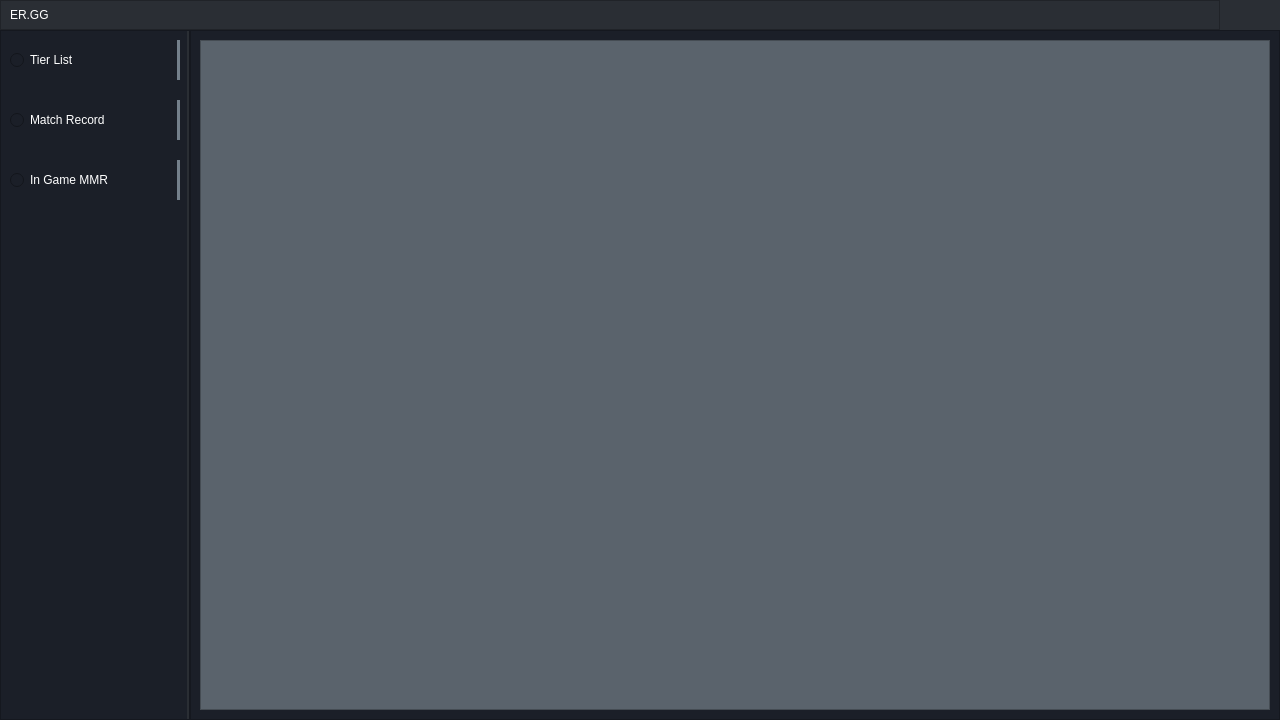
<?xml version="1.0" encoding="UTF-8"?>
<ui version="4.0">
 <class>Frame</class>
 <widget class="QFrame" name="Frame">
  <property name="geometry">
   <rect>
    <x>0</x>
    <y>0</y>
    <width>1280</width>
    <height>720</height>
   </rect>
  </property>
  <property name="sizePolicy">
   <sizepolicy hsizetype="Fixed" vsizetype="Fixed">
    <horstretch>0</horstretch>
    <verstretch>0</verstretch>
   </sizepolicy>
  </property>
  <property name="minimumSize">
   <size>
    <width>1280</width>
    <height>720</height>
   </size>
  </property>
  <property name="maximumSize">
   <size>
    <width>1280</width>
    <height>720</height>
   </size>
  </property>
  <property name="windowTitle">
   <string>Frame</string>
  </property>
  <widget class="QFrame" name="TitleBar">
   <property name="geometry">
    <rect>
     <x>0</x>
     <y>0</y>
     <width>1280</width>
     <height>30</height>
    </rect>
   </property>
   <property name="sizePolicy">
    <sizepolicy hsizetype="Fixed" vsizetype="Fixed">
     <horstretch>0</horstretch>
     <verstretch>0</verstretch>
    </sizepolicy>
   </property>
   <property name="minimumSize">
    <size>
     <width>1280</width>
     <height>30</height>
    </size>
   </property>
   <property name="maximumSize">
    <size>
     <width>1280</width>
     <height>30</height>
    </size>
   </property>
   <property name="styleSheet">
    <string notr="true">background-color: rgb(42, 46, 52);</string>
   </property>
   <property name="frameShape">
    <enum>QFrame::StyledPanel</enum>
   </property>
   <property name="frameShadow">
    <enum>QFrame::Raised</enum>
   </property>
   <widget class="QPushButton" name="ExitButton">
    <property name="geometry">
     <rect>
      <x>1250</x>
      <y>0</y>
      <width>30</width>
      <height>30</height>
     </rect>
    </property>
    <property name="minimumSize">
     <size>
      <width>30</width>
      <height>30</height>
     </size>
    </property>
    <property name="maximumSize">
     <size>
      <width>30</width>
      <height>30</height>
     </size>
    </property>
    <property name="whatsThis">
     <string>&lt;html&gt;&lt;head/&gt;&lt;body&gt;&lt;p&gt;&lt;br/&gt;&lt;/p&gt;&lt;/body&gt;&lt;/html&gt;</string>
    </property>
    <property name="styleSheet">
     <string notr="true">QPushButton{
background-color: rgb(42, 46, 52);
border: 5px solid transparent;
border-image: url(:/Icon/Img/Icon_Gray/x.svg) 1 1 1 1  stretch stretch;
}
QPushButton:hover{
background-color: rgb(62, 68, 77);
}
QPushButton:pressed{
background-color: rgb(90, 99, 108);
}</string>
    </property>
    <property name="text">
     <string/>
    </property>
   </widget>
   <widget class="QPushButton" name="MinimizeButton">
    <property name="geometry">
     <rect>
      <x>1220</x>
      <y>0</y>
      <width>30</width>
      <height>30</height>
     </rect>
    </property>
    <property name="minimumSize">
     <size>
      <width>30</width>
      <height>30</height>
     </size>
    </property>
    <property name="maximumSize">
     <size>
      <width>30</width>
      <height>30</height>
     </size>
    </property>
    <property name="styleSheet">
     <string notr="true">QPushButton{
background-color: rgb(42, 46, 52);
border: 5px solid transparent;
border-image: url(:/Icon/Img/Icon_Gray/minus.svg) 1 1 1 1 stretch stretch;
}
QPushButton:hover{
background-color: rgb(62, 68, 77);
}
QPushButton:pressed{
background-color: rgb(90, 99, 108);
}</string>
    </property>
    <property name="text">
     <string/>
    </property>
   </widget>
   <widget class="QFrame" name="DragBar">
    <property name="geometry">
     <rect>
      <x>0</x>
      <y>0</y>
      <width>1220</width>
      <height>30</height>
     </rect>
    </property>
    <property name="styleSheet">
     <string notr="true"/>
    </property>
    <property name="frameShape">
     <enum>QFrame::StyledPanel</enum>
    </property>
    <property name="frameShadow">
     <enum>QFrame::Raised</enum>
    </property>
    <widget class="QLabel" name="Title">
     <property name="geometry">
      <rect>
       <x>10</x>
       <y>5</y>
       <width>61</width>
       <height>20</height>
      </rect>
     </property>
     <property name="styleSheet">
      <string notr="true">text-align: left;
font: 12pt &quot;KoPub돋움체 Bold&quot;;
color: rgb(255, 255, 255);</string>
     </property>
     <property name="text">
      <string>ER.GG</string>
     </property>
    </widget>
   </widget>
  </widget>
  <widget class="QFrame" name="SideBar">
   <property name="geometry">
    <rect>
     <x>0</x>
     <y>30</y>
     <width>190</width>
     <height>690</height>
    </rect>
   </property>
   <property name="styleSheet">
    <string notr="true">background-color: rgb(27, 31, 40);
border-right: 3px solid rgb(42, 46, 52);</string>
   </property>
   <property name="frameShape">
    <enum>QFrame::StyledPanel</enum>
   </property>
   <property name="frameShadow">
    <enum>QFrame::Raised</enum>
   </property>
   <widget class="QGroupBox" name="groupBox">
    <property name="geometry">
     <rect>
      <x>10</x>
      <y>10</y>
      <width>171</width>
      <height>201</height>
     </rect>
    </property>
    <property name="styleSheet">
     <string notr="true">border: 0;</string>
    </property>
    <property name="title">
     <string>GroupBox</string>
    </property>
    <widget class="QRadioButton" name="TierListButton">
     <property name="geometry">
      <rect>
       <x>0</x>
       <y>0</y>
       <width>170</width>
       <height>40</height>
      </rect>
     </property>
     <property name="styleSheet">
      <string notr="true">QRadioButton{
text-align: center;
border-right: 3px solid rgb(116, 128, 139);
font: 9pt &quot;KoPub돋움체 Bold&quot;;
color: rgb(255, 255, 255);
background-color: rgb(27, 31, 40);
}

QRadioButton:hover{
background-color: rgb(52, 57, 65);
}

QRadioButton:pressed{
background-color: rgb(61, 67, 76);
}

QRadioButton::indicator{
width: 25px;
height: 25px;
image: url(:/Icon/Img/Icon_Gray/bar-chart-2.svg);
}

QRadioButton::checked{
background-color: rgb(61, 67, 76);
}</string>
     </property>
     <property name="text">
      <string>Tier List</string>
     </property>
    </widget>
    <widget class="QRadioButton" name="MatchRecordButton">
     <property name="geometry">
      <rect>
       <x>0</x>
       <y>60</y>
       <width>170</width>
       <height>40</height>
      </rect>
     </property>
     <property name="styleSheet">
      <string notr="true">QRadioButton{
font: 9pt &quot;KoPub돋움체 Bold&quot;;
border-right: 3px solid rgb(116, 128, 139);
color: rgb(255, 255, 255);
background-color: rgb(27, 31, 40);
}

QRadioButton:hover{
background-color: rgb(52, 57, 65);
}

QRadioButton:pressed{
background-color: rgb(61, 67, 76);
}
QRadioButton::indicator{
width: 25px;
height: 25px;
image: url(:/Icon/Img/Icon_Gray/align-left.svg)
}

QRadioButton::checked{
background-color: rgb(61, 67, 76);
}</string>
     </property>
     <property name="text">
      <string>Match Record</string>
     </property>
    </widget>
    <widget class="QRadioButton" name="InGameMMRButton">
     <property name="geometry">
      <rect>
       <x>0</x>
       <y>120</y>
       <width>170</width>
       <height>40</height>
      </rect>
     </property>
     <property name="styleSheet">
      <string notr="true">QRadioButton{
font: 9pt &quot;KoPub돋움체 Bold&quot;;
border-right: 3px solid rgb(116, 128, 139);
color: rgb(255, 255, 255);
background-color: rgb(27, 31, 40);
}

QRadioButton:hover{
background-color: rgb(52, 57, 65);
}

QRadioButton:pressed{
background-color: rgb(61, 67, 76);
}
QRadioButton::indicator{
width: 25px;
height: 25px;
image: url(:/Icon/Img/Icon_Gray/search.svg)
}

QRadioButton::checked{
background-color: rgb(61, 67, 76);
}</string>
     </property>
     <property name="text">
      <string>In Game MMR</string>
     </property>
    </widget>
   </widget>
  </widget>
  <widget class="QFrame" name="RightFrame">
   <property name="geometry">
    <rect>
     <x>190</x>
     <y>30</y>
     <width>1090</width>
     <height>690</height>
    </rect>
   </property>
   <property name="styleSheet">
    <string notr="true">background-color: rgb(27, 31, 40);</string>
   </property>
   <property name="frameShape">
    <enum>QFrame::StyledPanel</enum>
   </property>
   <property name="frameShadow">
    <enum>QFrame::Raised</enum>
   </property>
   <widget class="QStackedWidget" name="MainWindow">
    <property name="geometry">
     <rect>
      <x>10</x>
      <y>10</y>
      <width>1070</width>
      <height>670</height>
     </rect>
    </property>
    <property name="styleSheet">
     <string notr="true">background-color: rgb(90, 99, 108);</string>
    </property>
    <property name="frameShape">
     <enum>QFrame::StyledPanel</enum>
    </property>
    <property name="frameShadow">
     <enum>QFrame::Raised</enum>
    </property>
    <widget class="QWidget" name="MainWindowPage1" native="true"/>
   </widget>
  </widget>
 </widget>
 <resources>
  <include location="../UIResource/Resources.qrc"/>
 </resources>
 <connections/>
</ui>
